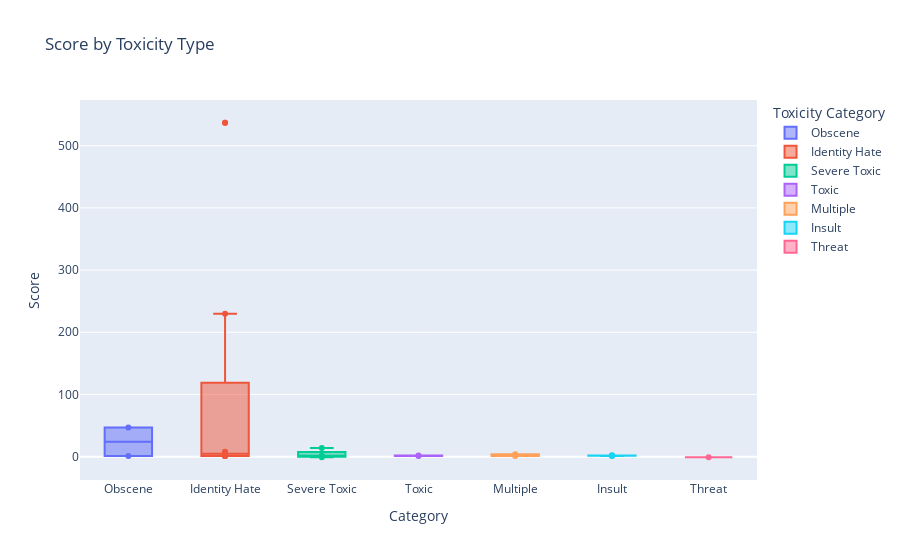

Notebook code for this chart:
### Code cell
def get_score_box_charts(commments):

    # Take only toxic comments
    all_toxic = comments.copy()[
        (comments['toxic']==1) |
        (comments['severe_toxic']==1) |
        (comments['obscene']==1) |
        (comments['threat']==1) |
        (comments['insult']==1) |
        (comments['identity_hate']==1)
    ]
    toxic_cols = ['toxic', 'severe_toxic', 'obscene', 'threat', 'insult', 'identity_hate']
    all_toxic['total_toxic'] = all_toxic[toxic_cols].sum(axis=1)

    def toxic_cat(row):
        """Define which toxic type they are, or multiple"""
        if row['total_toxic'] > 1:
            return 'Multiple'
        for col in toxic_cols:
            if row[col]:
                return col.replace('_', ' ').title()

    all_toxic['toxic_cat'] = all_toxic.apply(toxic_cat, axis=1)

    fig = px.box(all_toxic, y='score', x='toxic_cat', color='toxic_cat',
                 title='Score by Toxicity Type', labels={"toxic_cat": "Category", "score": "Score"})
    fig.update_layout(legend_title_text='Toxicity Category')
    trace = list(px.scatter(all_toxic, y='score', x='toxic_cat', color='toxic_cat').select_traces())
    [trace[i].update(showlegend=False) for i in range(7)] # oof
    return fig

get_score_box_charts(comments)

### Figure 1 — Plotly figure (JSON) as saved in the notebook; plotly's stock layout.template omitted (floating-point values rounded to 4 significant figures)
{"data": [{"alignmentgroup": "True", "hovertemplate": "Category=%{x}<br>Score=%{y}<extra></extra>", "legendgroup": "Obscene", "marker": {"color": "#636efa"}, "name": "Obscene", "notched": false, "offsetgroup": "Obscene", "orientation": "v", "showlegend": true, "type": "box", "x": ["Obscene", "Obscene"], "x0": " ", "xaxis": "x", "y": [47, 1], "y0": " ", "yaxis": "y"}, {"alignmentgroup": "True", "hovertemplate": "Category=%{x}<br>Score=%{y}<extra></extra>", "legendgroup": "Identity Hate", "marker": {"color": "#EF553B"}, "name": "Identity Hate", "notched": false, "offsetgroup": "Identity Hate", "orientation": "v", "showlegend": true, "type": "box", "x": ["Identity Hate", "Identity Hate", "Identity Hate", "Identity Hate", "Identity Hate", "Identity Hate", "Identity Hate", "Identity Hate"], "x0": " ", "xaxis": "x", "y": [2, 7, 1, 230, 8, 1, 537, 1], "y0": " ", "yaxis": "y"}, {"alignmentgroup": "True", "hovertemplate": "Category=%{x}<br>Score=%{y}<extra></extra>", "legendgroup": "Severe Toxic", "marker": {"color": "#00cc96"}, "name": "Severe Toxic", "notched": false, "offsetgroup": "Severe Toxic", "orientation": "v", "showlegend": true, "type": "box", "x": ["Severe Toxic", "Severe Toxic", "Severe Toxic", "Severe Toxic"], "x0": " ", "xaxis": "x", "y": [1, 1, 14, -1], "y0": " ", "yaxis": "y"}, {"alignmentgroup": "True", "hovertemplate": "Category=%{x}<br>Score=%{y}<extra></extra>", "legendgroup": "Toxic", "marker": {"color": "#ab63fa"}, "name": "Toxic", "notched": false, "offsetgroup": "Toxic", "orientation": "v", "showlegend": true, "type": "box", "x": ["Toxic", "Toxic"], "x0": " ", "xaxis": "x", "y": [1, 2], "y0": " ", "yaxis": "y"}, {"alignmentgroup": "True", "hovertemplate": "Category=%{x}<br>Score=%{y}<extra></extra>", "legendgroup": "Multiple", "marker": {"color": "#FFA15A"}, "name": "Multiple", "notched": false, "offsetgroup": "Multiple", "orientation": "v", "showlegend": true, "type": "box", "x": ["Multiple", "Multiple"], "x0": " ", "xaxis": "x", "y": [4, 1], "y0": " ", "yaxis": "y"}, {"alignmentgroup": "True", "hovertemplate": "Category=%{x}<br>Score=%{y}<extra></extra>", "legendgroup": "Insult", "marker": {"color": "#19d3f3"}, "name": "Insult", "notched": false, "offsetgroup": "Insult", "orientation": "v", "showlegend": true, "type": "box", "x": ["Insult", "Insult", "Insult", "Insult"], "x0": " ", "xaxis": "x", "y": [2, 2, 2, 1], "y0": " ", "yaxis": "y"}, {"alignmentgroup": "True", "hovertemplate": "Category=%{x}<br>Score=%{y}<extra></extra>", "legendgroup": "Threat", "marker": {"color": "#FF6692"}, "name": "Threat", "notched": false, "offsetgroup": "Threat", "orientation": "v", "showlegend": true, "type": "box", "x": ["Threat"], "x0": " ", "xaxis": "x", "y": [-1], "y0": " ", "yaxis": "y"}, {"hovertemplate": "toxic_cat=%{x}<br>score=%{y}<extra></extra>", "legendgroup": "Obscene", "marker": {"color": "#636efa", "symbol": "circle"}, "mode": "markers", "name": "Obscene", "orientation": "v", "showlegend": false, "type": "scatter", "x": ["Obscene", "Obscene"], "xaxis": "x", "y": [47, 1], "yaxis": "y"}, {"hovertemplate": "toxic_cat=%{x}<br>score=%{y}<extra></extra>", "legendgroup": "Identity Hate", "marker": {"color": "#EF553B", "symbol": "circle"}, "mode": "markers", "name": "Identity Hate", "orientation": "v", "showlegend": false, "type": "scatter", "x": ["Identity Hate", "Identity Hate", "Identity Hate", "Identity Hate", "Identity Hate", "Identity Hate", "Identity Hate", "Identity Hate"], "xaxis": "x", "y": [2, 7, 1, 230, 8, 1, 537, 1], "yaxis": "y"}, {"hovertemplate": "toxic_cat=%{x}<br>score=%{y}<extra></extra>", "legendgroup": "Severe Toxic", "marker": {"color": "#00cc96", "symbol": "circle"}, "mode": "markers", "name": "Severe Toxic", "orientation": "v", "showlegend": false, "type": "scatter", "x": ["Severe Toxic", "Severe Toxic", "Severe Toxic", "Severe Toxic"], "xaxis": "x", "y": [1, 1, 14, -1], "yaxis": "y"}, {"hovertemplate": "toxic_cat=%{x}<br>score=%{y}<extra></extra>", "legendgroup": "Toxic", "marker": {"color": "#ab63fa", "symbol": "circle"}, "mode": "markers", "name": "Toxic", "orientation": "v", "showlegend": false, "type": "scatter", "x": ["Toxic", "Toxic"], "xaxis": "x", "y": [1, 2], "yaxis": "y"}, {"hovertemplate": "toxic_cat=%{x}<br>score=%{y}<extra></extra>", "legendgroup": "Multiple", "marker": {"color": "#FFA15A", "symbol": "circle"}, "mode": "markers", "name": "Multiple", "orientation": "v", "showlegend": false, "type": "scatter", "x": ["Multiple", "Multiple"], "xaxis": "x", "y": [4, 1], "yaxis": "y"}, {"hovertemplate": "toxic_cat=%{x}<br>score=%{y}<extra></extra>", "legendgroup": "Insult", "marker": {"color": "#19d3f3", "symbol": "circle"}, "mode": "markers", "name": "Insult", "orientation": "v", "showlegend": false, "type": "scatter", "x": ["Insult", "Insult", "Insult", "Insult"], "xaxis": "x", "y": [2, 2, 2, 1], "yaxis": "y"}, {"hovertemplate": "toxic_cat=%{x}<br>score=%{y}<extra></extra>", "legendgroup": "Threat", "marker": {"color": "#FF6692", "symbol": "circle"}, "mode": "markers", "name": "Threat", "orientation": "v", "showlegend": false, "type": "scatter", "x": ["Threat"], "xaxis": "x", "y": [-1], "yaxis": "y"}], "layout": {"boxmode": "overlay", "legend": {"title": {"text": "Toxicity Category"}, "tracegroupgap": 0}, "title": {"text": "Score by Toxicity Type"}, "xaxis": {"anchor": "y", "categoryarray": ["Obscene", "Identity Hate", "Severe Toxic", "Toxic", "Multiple", "Insult", "Threat"], "categoryorder": "array", "domain": [0, 1], "title": {"text": "Category"}}, "yaxis": {"anchor": "x", "domain": [0, 1], "title": {"text": "Score"}}}}
